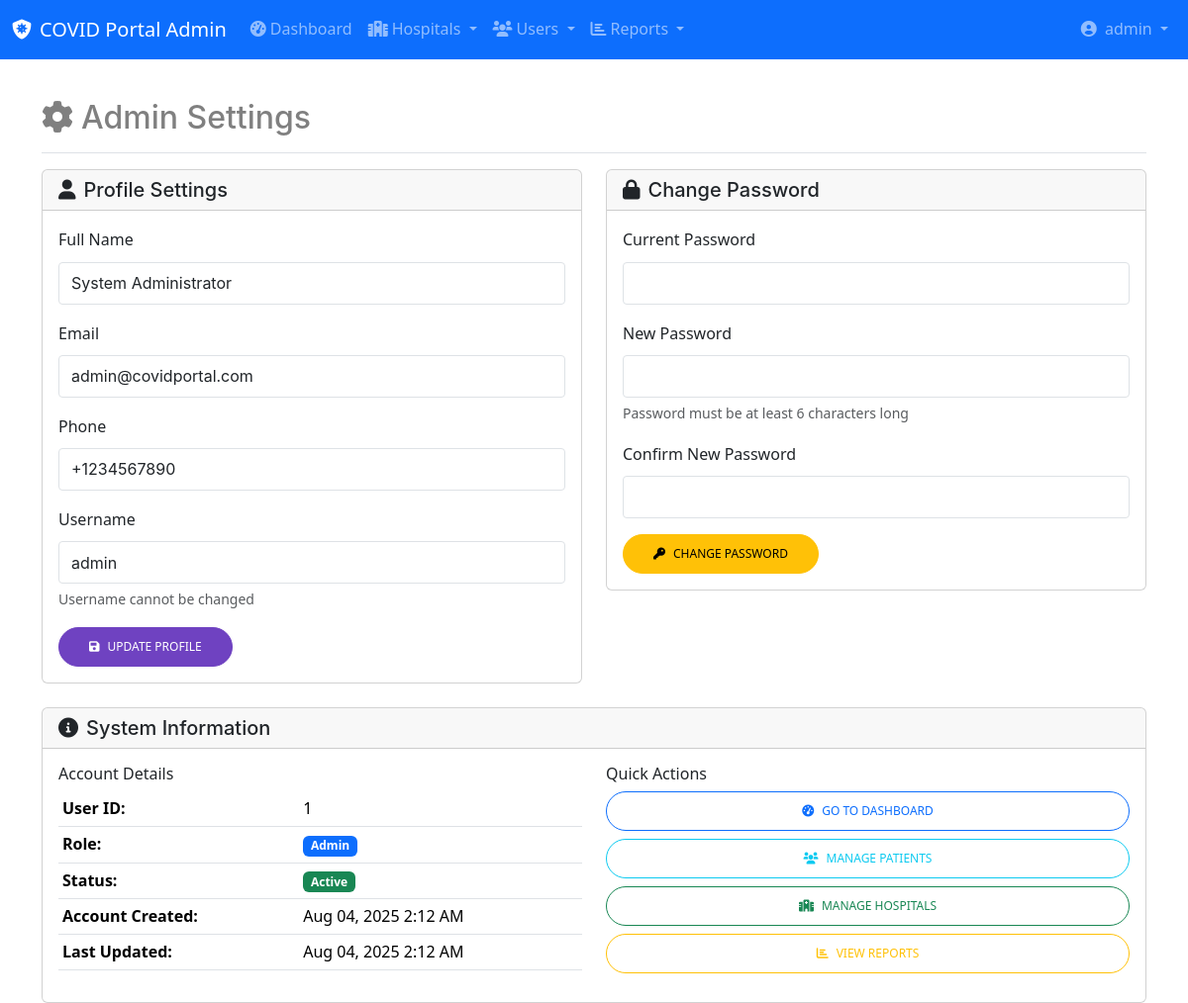
/admin_settings.php (signed in), run on the app's committed database.
### tables this page shows
CREATE TABLE users (
    id INT AUTO_INCREMENT PRIMARY KEY,
    username VARCHAR(100) NOT NULL UNIQUE,
    email VARCHAR(150) NOT NULL UNIQUE,
    password VARCHAR(255) NOT NULL,
    role ENUM('admin', 'hospital', 'patient') NOT NULL DEFAULT 'patient',
    full_name VARCHAR(150) NOT NULL,
    phone VARCHAR(20),
    address TEXT,
    city VARCHAR(100),
    state VARCHAR(100),
    status ENUM('active', 'inactive', 'pending') DEFAULT 'pending',
    created_at TIMESTAMP DEFAULT CURRENT_TIMESTAMP,
    updated_at TIMESTAMP DEFAULT CURRENT_TIMESTAMP ON UPDATE CURRENT_TIMESTAMP
);

### admin_settings.php (the view, shortened to what this page needs)
<?php
require_once 'db.php';
$user_stmt = $conn->prepare("SELECT * FROM users WHERE id = ?");
$user_stmt->bind_param("i", $_SESSION['user_id']);
$user_stmt->execute();
$user_data = $user_stmt->get_result()->fetch_assoc();
?>
<!DOCTYPE html>
<html lang="en">
<head>
    <link href="https://cdn.jsdelivr.net/npm/bootstrap@5.3.2/dist/css/bootstrap.min.css" rel="stylesheet">
    <link href="https://cdnjs.cloudflare.com/ajax/libs/font-awesome/6.0.0/css/all.min.css" rel="stylesheet">
    <link rel="stylesheet" href="css/style.css">
</head>
<body>
    <?php include 'layout/admin_header.php'; ?>
    <div class="container-fluid">
        <div class="row">
            <main class="col-12">
                <div class="container mt-4">
                    <div class="d-flex justify-content-between flex-wrap flex-md-nowrap align-items-center pt-3 pb-2 mb-3 border-bottom">
                        <h1 class="h2"><i class="fas fa-cog me-2"></i>Admin Settings</h1>
                    </div>
                    <div class="row">
                        <div class="col-md-6 mb-4">
                            <div class="card">
                                <div class="card-header">
                                    <h5 class="mb-0"><i class="fas fa-user me-2"></i>Profile Settings</h5>
                                </div>
                                <div class="card-body">
                                    <form method="POST">
                                        <div class="mb-3">
                                            <label for="full_name" class="form-label">Full Name</label>
                                            <input type="text" class="form-control" id="full_name" name="full_name"
                                                   value="<?php echo htmlspecialchars($user_data['full_name']); ?>" required>
                                        </div>
                                        <div class="mb-3">
                                            <label for="email" class="form-label">Email</label>
                                            <input type="email" class="form-control" id="email" name="email"
                                                   value="<?php echo htmlspecialchars($user_data['email']); ?>" required>
                                        </div>
                                        <div class="mb-3">
                                            <label for="phone" class="form-label">Phone</label>
                                            <input type="tel" class="form-control" id="phone" name="phone"
                                                   value="<?php echo htmlspecialchars($user_data['phone']); ?>">
                                        </div>
                                        <div class="mb-3">
                                            <label for="username" class="form-label">Username</label>
                                            <input type="text" class="form-control" id="username" name="username"
                                                   value="<?php echo htmlspecialchars($user_data['username']); ?>" readonly>
                                            <div class="form-text">Username cannot be changed</div>
                                        </div>
                                        <button type="submit" name="update_profile" class="btn btn-primary">
                                            <i class="fas fa-save me-2"></i>Update Profile
                                        </button>
                                    </form>
                                </div>
                            </div>
                        </div>
                        <div class="col-md-6 mb-4">
                            <div class="card">
                                <div class="card-header">
                                    <h5 class="mb-0"><i class="fas fa-lock me-2"></i>Change Password</h5>
                                </div>
                                <div class="card-body">
                                    <form method="POST">
                                        <div class="mb-3">
                                            <label for="current_password" class="form-label">Current Password</label>
                                            <input type="password" class="form-control" id="current_password" name="current_password" required>
                                        </div>
                                        <div class="mb-3">
                                            <label for="new_password" class="form-label">New Password</label>
                                            <input type="password" class="form-control" id="new_password" name="new_password"
                                                   minlength="6" required>
                                            <div class="form-text">Password must be at least 6 characters long</div>
                                        </div>
                                        <div class="mb-3">
                                            <label for="confirm_password" class="form-label">Confirm New Password</label>
                                            <input type="password" class="form-control" id="confirm_password" name="confirm_password" required>
                                        </div>
                                        <button type="submit" name="change_password" class="btn btn-warning">
                                            <i class="fas fa-key me-2"></i>Change Password
                                        </button>
                                    </form>
                                </div>
                            </div>
                        </div>
                    </div>
                    <div class="row">
                        <div class="col-12">
                            <div class="card">
                                <div class="card-header">
                                    <h5 class="mb-0"><i class="fas fa-info-circle me-2"></i>System Information</h5>
                                </div>
                                <div class="card-body">
                                    <div class="row">
                                        <div class="col-md-6">
                                            <h6>Account Details</h6>
                                            <table class="table table-sm">
                                                <tr>
                                                    <td><strong>User ID:</strong></td>
                                                    <td><?php echo $user_data['id']; ?></td>
                                                </tr>
                                                <tr>
                                                    <td><strong>Role:</strong></td>
                                                    <td><span class="badge bg-primary"><?php echo ucfirst($user_data['role']); ?></span></td>
                                                </tr>
                                                <tr>
                                                    <td><strong>Status:</strong></td>
                                                    <td><span class="badge bg-success"><?php echo ucfirst($user_data['status']); ?></span></td>
                                                </tr>
                                                <tr>
                                                    <td><strong>Account Created:</strong></td>
                                                    <td><?php echo date('M d, Y g:i A', strtotime($user_data['created_at'])); ?></td>
                                                </tr>
                                                <tr>
                                                    <td><strong>Last Updated:</strong></td>
                                                    <td><?php echo date('M d, Y g:i A', strtotime($user_data['updated_at'])); ?></td>
                                                </tr>
                                            </table>
                                        </div>
                                        <div class="col-md-6">
                                            <h6>Quick Actions</h6>
                                            <div class="d-grid gap-2">
                                                <a href="admin_dashboard.php" class="btn btn-outline-primary btn-sm">
                                                    <i class="fas fa-tachometer-alt me-2"></i>Go to Dashboard
                                                </a>
                                                <a href="admin_patients.php" class="btn btn-outline-info btn-sm">
                                                    <i class="fas fa-users me-2"></i>Manage Patients
                                                </a>
                                                <a href="admin_hospitals.php" class="btn btn-outline-success btn-sm">
                                                    <i class="fas fa-hospital me-2"></i>Manage Hospitals
                                                </a>
                                                <a href="admin_reports.php" class="btn btn-outline-warning btn-sm">
                                                    <i class="fas fa-chart-bar me-2"></i>View Reports
                                                </a>
                                            </div>
                                        </div>
                                    </div>
                                </div>
                            </div>
                        </div>
                    </div>
                </div>
            </main>
        </div>
    </div>
</body>
</html>

### css/style.css (style rules this page uses)
html { overflow-x: hidden; }
body { line-height: 1.7; color: gray; font-weight: 400; font-size: 1rem; }
a { -webkit-transition: .3s all ease; -o-transition: .3s all ease; transition: .3s all ease; }
h1, h2, h3, h4, h5, .h1, .h2, .h3, .h4, .h5 { font-family: "Mulish", -apple-system, BlinkMacSystemFont, "Segoe UI", Roboto, "Helvetica Neue", Arial, "Noto Sans", sans-serif, "Apple Color Emoji", "Segoe UI Emoji", "Segoe UI Symbol", "Noto Color Emoji"; }
body:after { -webkit-transition: .3s all ease-in-out; -o-transition: .3s all ease-in-out; transition: .3s all ease-in-out; }
.btn { font-size: 12px; text-transform: uppercase; border-radius: 30px; padding: 10px 30px; }
.btn.btn-primary { background: #6f42c1; border-color: #6f42c1; color: #fff; }
.form-control { height: 43px; border-radius: 4px; font-family: "Mulish", -apple-system, BlinkMacSystemFont, "Segoe UI", Roboto, "Helvetica Neue", Arial, "Noto Sans", sans-serif, "Apple Color Emoji", "Segoe UI Emoji", "Segoe UI Symbol", "Noto Color Emoji"; }

### data on the page
users: full_name "System Administrator", email "admin@covidportal.com", phone "+1234567890", username "admin", id "1", role "Admin", status "Active", created_at "Aug 04, 2025 2:12 AM", updated_at "Aug 04, 2025 2:12 AM"

### other printed values
$_SESSION['user'] "admin"
